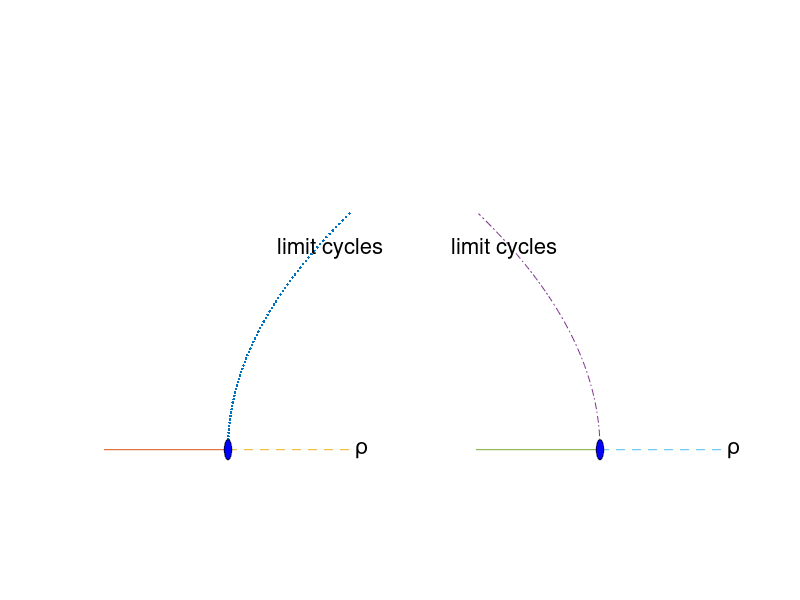

This chart was generated by the following MATLAB code:

hold off

  
x = 0 : .01 : 0.7; 

z = 2*x.^2; 
plot(z-1,x,'.') 
hold
 
plot([-2.0 -1.0],[0 0],'-') 
plot([-1.0    0],[0 0],'--')

q = 0:.01:2*pi;
r=.03;
xx = r*cos(q)-1;
yy = r*sin(q);
fill(xx,yy,'b')

xlabel('\rho','FontSize',16)
text(0.03,0,'\rho','FontSize',16)
text(-0.6,0.6,'limit cycles','FontSize',16)

plot(-z+2,x,'-.') 
 
plot([1.0 2.0],[0 0],'-') 
plot([2.0 3.0],[0 0],'--')

q = 0:.01:2*pi;
r=.03;
xx = r*cos(q)+2;
yy = r*sin(q);
fill(xx,yy,'b')

axis([-2 3 -0.25 1.2]) 

xlabel('\rho','FontSize',16)
text(3.03,0,'\rho','FontSize',16)
text(0.8,0.6,'limit cycles','FontSize',16)

axis off

print -deps2 Hopfbif1a.eps
